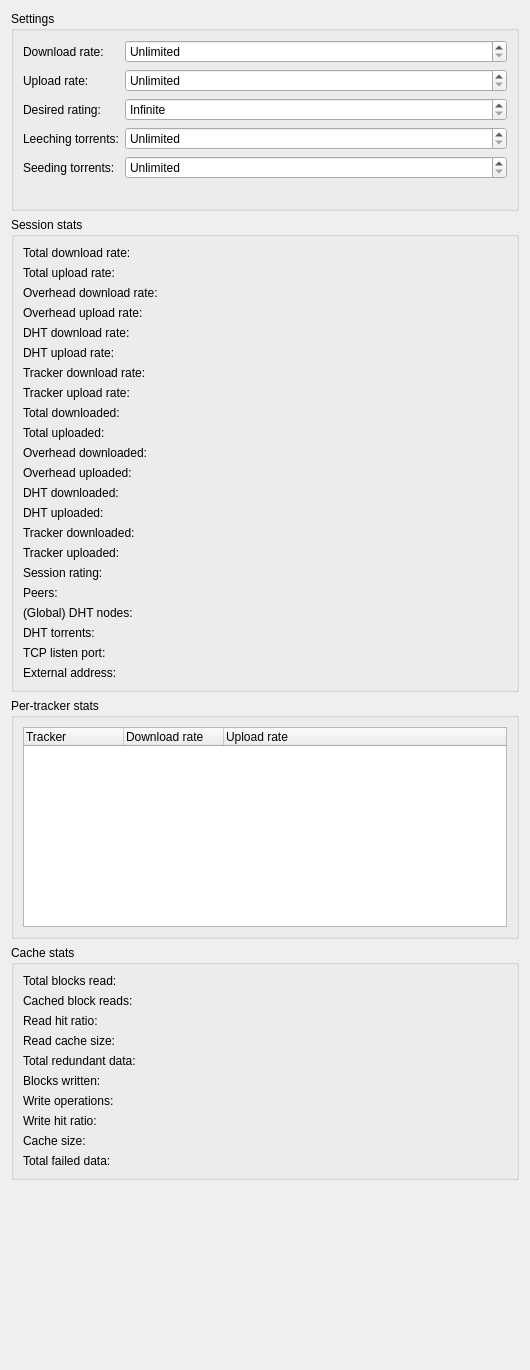
      <widget class="QWidget" name="scrollAreaWidgetContents_3" >
       <property name="geometry" >
        <rect>
         <x>0</x>
         <y>-643</y>
         <width>530</width>
         <height>1370</height>
        </rect>
       </property>
       <layout class="QVBoxLayout" name="verticalLayout_6" >
        <item>
         <widget class="QGroupBox" name="groupBox" >
          <property name="sizePolicy" >
           <sizepolicy vsizetype="Preferred" hsizetype="Minimum" >
            <horstretch>0</horstretch>
            <verstretch>0</verstretch>
           </sizepolicy>
          </property>
          <property name="minimumSize" >
           <size>
            <width>0</width>
            <height>200</height>
           </size>
          </property>
          <property name="title" >
           <string>Settings</string>
          </property>
          <layout class="QFormLayout" name="formLayout_5" >
           <property name="fieldGrowthPolicy" >
            <enum>QFormLayout::AllNonFixedFieldsGrow</enum>
           </property>
           <item row="0" column="0" >
            <widget class="QLabel" name="label_20" >
             <property name="text" >
              <string>Download rate:</string>
             </property>
            </widget>
           </item>
           <item row="0" column="1" >
            <widget class="QSpinBox" name="OverallDownloadRateController_" >
             <property name="specialValueText" >
              <string>Unlimited</string>
             </property>
             <property name="accelerated" >
              <bool>true</bool>
             </property>
             <property name="suffix" >
              <string> kb/s</string>
             </property>
             <property name="minimum" >
              <number>0</number>
             </property>
             <property name="maximum" >
              <number>10000</number>
             </property>
             <property name="singleStep" >
              <number>100</number>
             </property>
             <property name="value" >
              <number>0</number>
             </property>
            </widget>
           </item>
           <item row="1" column="0" >
            <widget class="QLabel" name="label_21" >
             <property name="text" >
              <string>Upload rate:</string>
             </property>
            </widget>
           </item>
           <item row="1" column="1" >
            <widget class="QSpinBox" name="OverallUploadRateController_" >
             <property name="specialValueText" >
              <string>Unlimited</string>
             </property>
             <property name="accelerated" >
              <bool>true</bool>
             </property>
             <property name="suffix" >
              <string> kb/s</string>
             </property>
             <property name="minimum" >
              <number>0</number>
             </property>
             <property name="maximum" >
              <number>10000</number>
             </property>
             <property name="singleStep" >
              <number>100</number>
             </property>
             <property name="value" >
              <number>0</number>
             </property>
            </widget>
           </item>
           <item row="2" column="0" >
            <widget class="QLabel" name="label_33" >
             <property name="text" >
              <string>Desired rating:</string>
             </property>
            </widget>
           </item>
           <item row="2" column="1" >
            <widget class="QDoubleSpinBox" name="DesiredRating_" >
             <property name="specialValueText" >
              <string>Infinite</string>
             </property>
             <property name="accelerated" >
              <bool>true</bool>
             </property>
            </widget>
           </item>
           <item row="3" column="0" >
            <widget class="QLabel" name="label_41" >
             <property name="text" >
              <string>Leeching torrents:</string>
             </property>
            </widget>
           </item>
           <item row="3" column="1" >
            <widget class="QSpinBox" name="DownloadingTorrents_" >
             <property name="specialValueText" >
              <string>Unlimited</string>
             </property>
             <property name="minimum" >
              <number>-1</number>
             </property>
             <property name="maximum" >
              <number>1000</number>
             </property>
             <property name="value" >
              <number>-1</number>
             </property>
            </widget>
           </item>
           <item row="4" column="0" >
            <widget class="QLabel" name="label_83" >
             <property name="text" >
              <string>Seeding torrents:</string>
             </property>
            </widget>
           </item>
           <item row="4" column="1" >
            <widget class="QSpinBox" name="UploadingTorrents_" >
             <property name="specialValueText" >
              <string>Unlimited</string>
             </property>
             <property name="minimum" >
              <number>-1</number>
             </property>
             <property name="maximum" >
              <number>1000</number>
             </property>
             <property name="value" >
              <number>-1</number>
             </property>
            </widget>
           </item>
          </layout>
         </widget>
        </item>
        <item>
         <widget class="QGroupBox" name="groupBox_5" >
          <property name="title" >
           <string>Session stats</string>
          </property>
          <layout class="QFormLayout" name="formLayout_3" >
           <property name="fieldGrowthPolicy" >
            <enum>QFormLayout::ExpandingFieldsGrow</enum>
           </property>
           <item row="0" column="0" >
            <widget class="QLabel" name="label_22" >
             <property name="text" >
              <string>Total download rate:</string>
             </property>
            </widget>
           </item>
           <item row="0" column="1" >
            <widget class="QLabel" name="LabelTotalDownloadRate_" >
             <property name="text" >
              <string/>
             </property>
            </widget>
           </item>
           <item row="1" column="0" >
            <widget class="QLabel" name="label_23" >
             <property name="text" >
              <string>Total upload rate:</string>
             </property>
            </widget>
           </item>
           <item row="1" column="1" >
            <widget class="QLabel" name="LabelTotalUploadRate_" >
             <property name="text" >
              <string/>
             </property>
            </widget>
           </item>
           <item row="2" column="0" >
            <widget class="QLabel" name="label_53" >
             <property name="text" >
              <string>Overhead download rate:</string>
             </property>
            </widget>
           </item>
           <item row="2" column="1" >
            <widget class="QLabel" name="LabelOverheadDownloadRate_" >
             <property name="text" >
              <string/>
             </property>
            </widget>
           </item>
           <item row="3" column="0" >
            <widget class="QLabel" name="label_57" >
             <property name="text" >
              <string>Overhead upload rate:</string>
             </property>
            </widget>
           </item>
           <item row="3" column="1" >
            <widget class="QLabel" name="LabelOverheadUploadRate_" >
             <property name="text" >
              <string/>
             </property>
            </widget>
           </item>
           <item row="4" column="0" >
            <widget class="QLabel" name="label_58" >
             <property name="text" >
              <string>DHT download rate:</string>
             </property>
            </widget>
           </item>
           <item row="4" column="1" >
            <widget class="QLabel" name="LabelDHTDownloadRate_" >
             <property name="text" >
              <string/>
             </property>
            </widget>
           </item>
           <item row="5" column="0" >
            <widget class="QLabel" name="label_62" >
             <property name="text" >
              <string>DHT upload rate:</string>
             </property>
            </widget>
           </item>
           <item row="5" column="1" >
            <widget class="QLabel" name="LabelDHTUploadRate_" >
             <property name="text" >
              <string/>
             </property>
            </widget>
           </item>
           <item row="6" column="0" >
            <widget class="QLabel" name="label_26" >
             <property name="text" >
              <string>Tracker download rate:</string>
             </property>
            </widget>
           </item>
           <item row="6" column="1" >
            <widget class="QLabel" name="LabelTrackerDownloadRate_" >
             <property name="text" >
              <string/>
             </property>
            </widget>
           </item>
           <item row="7" column="0" >
            <widget class="QLabel" name="label_27" >
             <property name="text" >
              <string>Tracker upload rate:</string>
             </property>
            </widget>
           </item>
           <item row="7" column="1" >
            <widget class="QLabel" name="LabelTrackerUploadRate_" >
             <property name="text" >
              <string/>
             </property>
            </widget>
           </item>
           <item row="8" column="0" >
            <widget class="QLabel" name="label_24" >
             <property name="text" >
              <string>Total downloaded:</string>
             </property>
            </widget>
           </item>
           <item row="9" column="0" >
            <widget class="QLabel" name="label_25" >
             <property name="text" >
              <string>Total uploaded:</string>
             </property>
            </widget>
           </item>
           <item row="9" column="1" >
            <widget class="QLabel" name="LabelTotalUploaded_" >
             <property name="text" >
              <string/>
             </property>
            </widget>
           </item>
           <item row="16" column="0" >
            <widget class="QLabel" name="label_18" >
             <property name="text" >
              <string>Session rating:</string>
             </property>
            </widget>
           </item>
           <item row="16" column="1" >
            <widget class="QLabel" name="LabelSessionRating_" >
             <property name="text" >
              <string/>
             </property>
            </widget>
           </item>
           <item row="17" column="0" >
            <widget class="QLabel" name="label_28" >
             <property name="text" >
              <string>Peers:</string>
             </property>
            </widget>
           </item>
           <item row="17" column="1" >
            <widget class="QLabel" name="LabelTotalPeers_" >
             <property name="text" >
              <string/>
             </property>
            </widget>
           </item>
           <item row="18" column="0" >
            <widget class="QLabel" name="label_29" >
             <property name="text" >
              <string>(Global) DHT nodes:</string>
             </property>
            </widget>
           </item>
           <item row="18" column="1" >
            <widget class="QLabel" name="LabelTotalDHTNodes_" >
             <property name="text" >
              <string/>
             </property>
            </widget>
           </item>
           <item row="19" column="0" >
            <widget class="QLabel" name="label_30" >
             <property name="text" >
              <string>DHT torrents:</string>
             </property>
            </widget>
           </item>
           <item row="19" column="1" >
            <widget class="QLabel" name="LabelDHTTorrents_" >
             <property name="text" >
              <string/>
             </property>
            </widget>
           </item>
           <item row="20" column="0" >
            <widget class="QLabel" name="label_31" >
             <property name="text" >
              <string>TCP listen port:</string>
             </property>
            </widget>
           </item>
           <item row="20" column="1" >
            <widget class="QLabel" name="LabelListenPort_" >
             <property name="text" >
              <string/>
             </property>
            </widget>
           </item>
           <item row="21" column="0" >
            <widget class="QLabel" name="label_61" >
             <property name="text" >
              <string>External address:</string>
             </property>
            </widget>
           </item>
           <item row="21" column="1" >
            <widget class="QLabel" name="LabelExternalAddress_" >
             <property name="text" >
              <string/>
             </property>
            </widget>
           </item>
           <item row="8" column="1" >
            <widget class="QLabel" name="LabelTotalDownloaded_" >
             <property name="text" >
              <string/>
             </property>
            </widget>
           </item>
           <item row="10" column="0" >
            <widget class="QLabel" name="label_66" >
             <property name="text" >
              <string>Overhead downloaded:</string>
             </property>
            </widget>
           </item>
           <item row="11" column="0" >
            <widget class="QLabel" name="label_67" >
             <property name="text" >
              <string>Overhead uploaded:</string>
             </property>
            </widget>
           </item>
           <item row="12" column="0" >
            <widget class="QLabel" name="label_68" >
             <property name="text" >
              <string>DHT downloaded:</string>
             </property>
            </widget>
           </item>
           <item row="13" column="0" >
            <widget class="QLabel" name="label_69" >
             <property name="text" >
              <string>DHT uploaded:</string>
             </property>
            </widget>
           </item>
           <item row="14" column="0" >
            <widget class="QLabel" name="label_70" >
             <property name="text" >
              <string>Tracker downloaded:</string>
             </property>
            </widget>
           </item>
           <item row="15" column="0" >
            <widget class="QLabel" name="label_71" >
             <property name="text" >
              <string>Tracker uploaded:</string>
             </property>
            </widget>
           </item>
           <item row="10" column="1" >
            <widget class="QLabel" name="LabelOverheadDownloaded_" >
             <property name="text" >
              <string/>
             </property>
            </widget>
           </item>
           <item row="11" column="1" >
            <widget class="QLabel" name="LabelOverheadUploaded_" >
             <property name="text" >
              <string/>
             </property>
            </widget>
           </item>
           <item row="12" column="1" >
            <widget class="QLabel" name="LabelDHTDownloaded_" >
             <property name="text" >
              <string/>
             </property>
            </widget>
           </item>
           <item row="13" column="1" >
            <widget class="QLabel" name="LabelDHTUploaded_" >
             <property name="text" >
              <string/>
             </property>
            </widget>
           </item>
           <item row="14" column="1" >
            <widget class="QLabel" name="LabelTrackerDownloaded_" >
             <property name="text" >
              <string/>
             </property>
            </widget>
           </item>
           <item row="15" column="1" >
            <widget class="QLabel" name="LabelTrackerUploaded_" >
             <property name="text" >
              <string/>
             </property>
            </widget>
           </item>
          </layout>
         </widget>
        </item>
        <item>
         <widget class="QGroupBox" name="groupBox_3" >
          <property name="title" >
           <string>Per-tracker stats</string>
          </property>
          <layout class="QVBoxLayout" name="verticalLayout_5" >
           <item>
            <widget class="QTreeWidget" name="PerTrackerStats_" >
             <property name="minimumSize" >
              <size>
               <width>0</width>
               <height>200</height>
              </size>
             </property>
             <property name="rootIsDecorated" >
              <bool>false</bool>
             </property>
             <column>
              <property name="text" >
               <string>Tracker</string>
              </property>
             </column>
             <column>
              <property name="text" >
               <string>Download rate</string>
              </property>
             </column>
             <column>
              <property name="text" >
               <string>Upload rate</string>
              </property>
             </column>
            </widget>
           </item>
          </layout>
         </widget>
        </item>
        <item>
         <widget class="QGroupBox" name="groupBox_4" >
          <property name="title" >
           <string>Cache stats</string>
          </property>
          <layout class="QFormLayout" name="formLayout" >
           <item row="0" column="0" >
            <widget class="QLabel" name="label_48" >
             <property name="text" >
              <string>Total blocks read:</string>
             </property>
            </widget>
           </item>
           <item row="0" column="1" >
            <widget class="QLabel" name="TotalBlocksRead_" >
             <property name="text" >
              <string/>
             </property>
            </widget>
           </item>
           <item row="1" column="0" >
            <widget class="QLabel" name="label_45" >
             <property name="text" >
              <string>Cached block reads:</string>
             </property>
            </widget>
           </item>
           <item row="1" column="1" >
            <widget class="QLabel" name="CachedBlockReads_" >
             <property name="text" >
              <string/>
             </property>
            </widget>
           </item>
           <item row="2" column="0" >
            <widget class="QLabel" name="label_49" >
             <property name="text" >
              <string>Read hit ratio:</string>
             </property>
            </widget>
           </item>
           <item row="2" column="1" >
            <widget class="QLabel" name="ReadHitRatio_" >
             <property name="text" >
              <string/>
             </property>
            </widget>
           </item>
           <item row="3" column="0" >
            <widget class="QLabel" name="label_56" >
             <property name="text" >
              <string>Read cache size:</string>
             </property>
            </widget>
           </item>
           <item row="3" column="1" >
            <widget class="QLabel" name="ReadCacheSize_" >
             <property name="text" >
              <string/>
             </property>
            </widget>
           </item>
           <item row="4" column="0" >
            <widget class="QLabel" name="label_63" >
             <property name="text" >
              <string>Total redundant data:</string>
             </property>
            </widget>
           </item>
           <item row="4" column="1" >
            <widget class="QLabel" name="LabelTotalRedundantData_" >
             <property name="text" >
              <string/>
             </property>
            </widget>
           </item>
           <item row="5" column="0" >
            <widget class="QLabel" name="label_32" >
             <property name="text" >
              <string>Blocks written:</string>
             </property>
            </widget>
           </item>
           <item row="5" column="1" >
            <widget class="QLabel" name="BlocksWritten_" >
             <property name="text" >
              <string/>
             </property>
            </widget>
           </item>
           <item row="6" column="0" >
            <widget class="QLabel" name="label_46" >
             <property name="text" >
              <string>Write operations:</string>
             </property>
            </widget>
           </item>
           <item row="6" column="1" >
            <widget class="QLabel" name="Writes_" >
             <property name="text" >
              <string/>
             </property>
            </widget>
           </item>
           <item row="7" column="0" >
            <widget class="QLabel" name="label_52" >
             <property name="text" >
              <string>Write hit ratio:</string>
             </property>
            </widget>
           </item>
           <item row="7" column="1" >
            <widget class="QLabel" name="WriteHitRatio_" >
             <property name="text" >
              <string/>
             </property>
            </widget>
           </item>
           <item row="8" column="0" >
            <widget class="QLabel" name="label_54" >
             <property name="text" >
              <string>Cache size:</string>
             </property>
            </widget>
           </item>
           <item row="8" column="1" >
            <widget class="QLabel" name="CacheSize_" >
             <property name="text" >
              <string/>
             </property>
            </widget>
           </item>
           <item row="9" column="0" >
            <widget class="QLabel" name="label_59" >
             <property name="text" >
              <string>Total failed data:</string>
             </property>
            </widget>
           </item>
           <item row="9" column="1" >
            <widget class="QLabel" name="LabelTotalFailedData_" >
             <property name="text" >
              <string/>
             </property>
            </widget>
           </item>
          </layout>
         </widget>
        </item>
        <item>
         <spacer name="verticalSpacer_2" >
          <property name="orientation" >
           <enum>Qt::Vertical</enum>
          </property>
          <property name="sizeHint" stdset="0" >
           <size>
            <width>20</width>
            <height>47</height>
           </size>
          </property>
         </spacer>
        </item>
       </layout>
      </widget>
